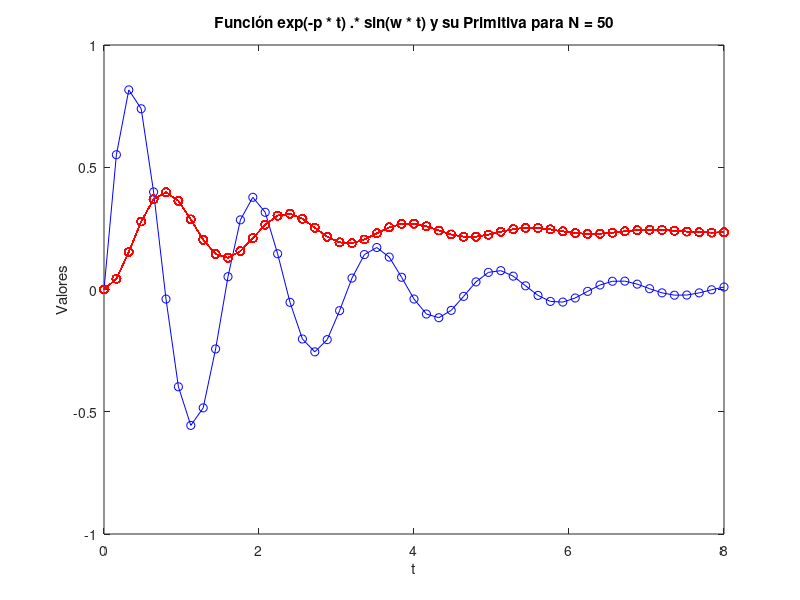
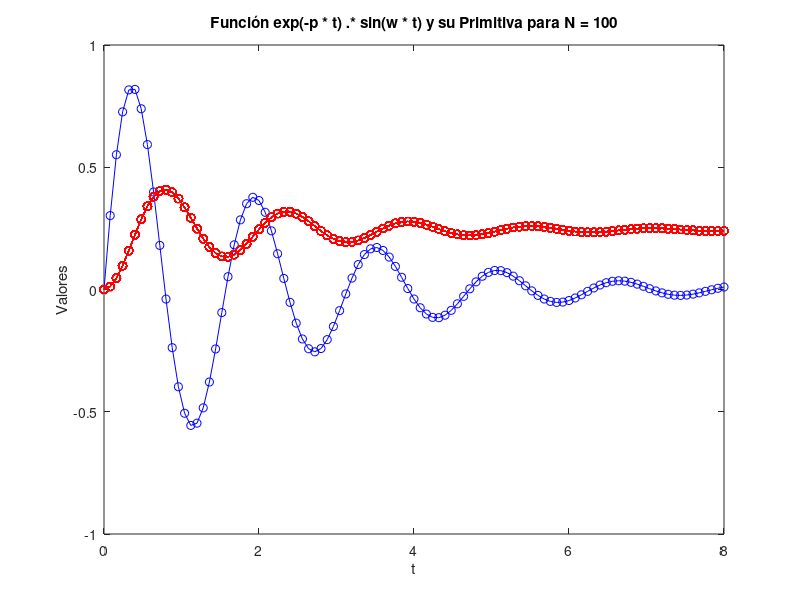

Recreate these plots in MATLAB, in order.
%Ejercicio 7

a = 0; b = 8;
p = 0.5; w = 4;
N_values = [50, 100];
g0 = 0;
trapecios_values = [];

%funtion
%f = @t exp(-p * t) * (sin(w * t));
 f = @(t) exp(-p * t) .* sin(w * t);

for N = N_values
  t_values = linspace(a, b , N+1);
  f_values = f(t_values)';
  g0_vector = g0 * ones(N+1);
  h = (b - a) / N;
  M = zeros (N+1, N+1);

    for i = 1 : N+1
     for j = 1 : N+1
          if j == 1  % Primera columna
             M(i, j) = 1;
          elseif i == j  % Diagonal principal
             M(i, j) = 1;
          elseif i > j  % Elementos por debajo de la diagonal principal
            M(i, j) = 2;
          end
      end
     end

  M(1, 1) = 0;  % Ajustar la posición (1,1) a 0 según la imagen que enviaste

  trapecios_values = g0_vector + (h/2) * M * f_values;

  % Imprimir figura
  figure;
  plot(t_values, f_values, 'b-'); % Línea azul para la función original
  hold on;
  plot(t_values, f_values, 'bo'); % Círculos azules en los puntos de discretización
  plot(t_values, trapecios_values, 'r-'); % Línea roja para la primitiva
  plot(t_values, trapecios_values, 'ro'); % Círculos rojos en los puntos de discretización
  hold off;
  xlabel('t');
  ylabel('Valores');
  title(['Función exp(-p * t) .* sin(w * t) y su Primitiva para N = ', num2str(N)]);
end

